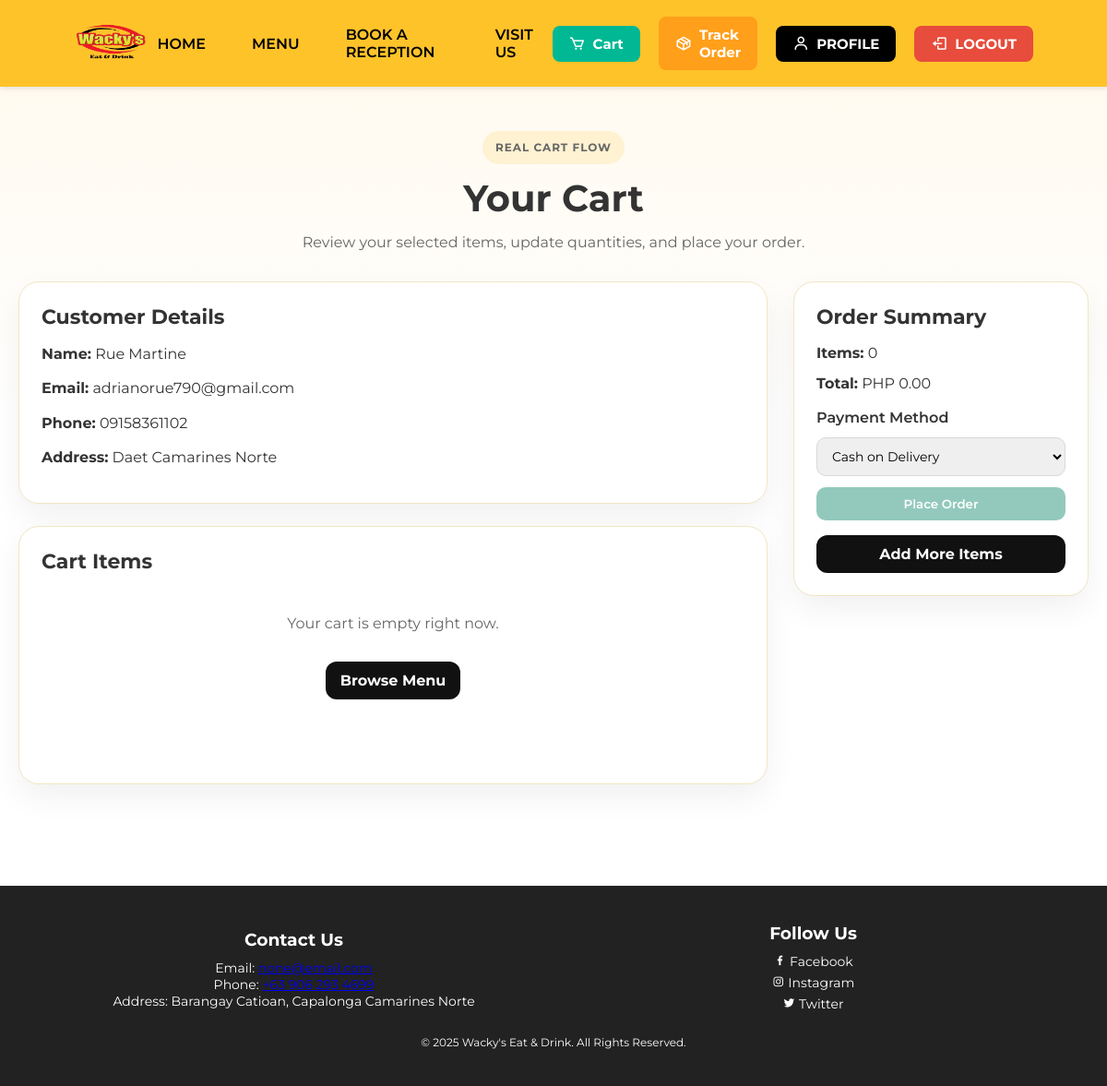
/cart.php (signed in), run on the app's committed database.
### tables this page shows
CREATE TABLE `users` (
  `UserID` int(11) NOT NULL,
  `fullName` varchar(100) DEFAULT NULL,
  `email` varchar(100) NOT NULL,
  `password` varchar(500) NOT NULL,
  `PhoneNumber` varchar(15) DEFAULT NULL,
  `Address` text DEFAULT NULL,
  `Role` enum('Customer','Admin') DEFAULT 'Customer',
  `CreatedAt` datetime DEFAULT current_timestamp()
);

### cart.php (the view, shortened to what this page needs)
<?php
include_once 'conn.php';
$userId = (int) $_SESSION['user_id'];
$profileStmt = $conn->prepare("SELECT fullName, email, PhoneNumber, Address FROM users WHERE UserID = ?");
$userProfile = null;
if ($profileStmt) {
    $profileStmt->bind_param("i", $userId);
    $profileStmt->execute();
    $userProfile = $profileStmt->get_result()->fetch_assoc();
}
$cartItems = [];
$cartTotal = 0.0;
?>
<!DOCTYPE html>
<html lang="en">
<head>
    <link rel="stylesheet" href="cart.css">
    <link href='https://unpkg.com/boxicons@2.1.4/css/boxicons.min.css' rel='stylesheet'>
</head>
<body>
    <nav>
        <div class="logo">
            <img src="assets/wackys_Logo.png" alt="Wacky's Logo">
        </div>
        <ul class="nav-links">
            <li><a href="dashboard.php">HOME</a></li>
            <li><a href="menu.php">MENU</a></li>
            <li><a href="book.php">BOOK A RECEPTION</a></li>
            <li><a href="location.php">VISIT US</a></li>
        </ul>
        <div class="nav-buttons">
            <a href="cart.php" class="cart-btn">
                <i class='bx bx-cart'></i> Cart
            </a>
            <a href="track.php" class="order-btn">
                <i class='bx bx-package'></i> Track Order
            </a>
            <?php if (isset($_SESSION['user_id'])): ?>
                <a href="profile.php" class="login-btn">
                    <i class='bx bx-user'></i> PROFILE
                </a>
                <a href="logout.php" class="login-btn" style="background: #e74c3c;">
                    <i class='bx bx-log-out'></i> LOGOUT
                </a>
            <?php else: ?>
                <a href="login.php" class="login-btn">
                    <i class='bx bx-user'></i> LOGIN
                </a>
            <?php endif; ?>
        </div>
    </nav>
    <section class="cart-section">
        <div class="container">
            <div class="cart-page-header">
                <p class="eyebrow">Real Cart Flow</p>
                <h1>Your Cart</h1>
                <p>Review your selected items, update quantities, and place your order.</p>
            </div>
            <div class="cart-wrapper">
                <div class="cart-main">
                    <div class="address-box">
                        <h2>Customer Details</h2>
                        <div class="address-details">
                            <p><strong>Name:</strong> <?php echo htmlspecialchars($userProfile['fullName'] ?? 'Not set yet'); ?></p>
                            <p><strong>Email:</strong> <?php echo htmlspecialchars($userProfile['email'] ?? 'Not set yet'); ?></p>
                            <p><strong>Phone:</strong> <?php echo htmlspecialchars($userProfile['PhoneNumber'] ?? 'Not set yet'); ?></p>
                            <p><strong>Address:</strong> <?php echo htmlspecialchars($userProfile['Address'] ?? 'Please add your address in the database profile first.'); ?></p>
                        </div>
                    </div>
                    <div class="cart-items">
                        <h2>Cart Items</h2>
                        <?php if (empty($cartItems)): ?>
                            <div class="empty-cart">
                                <p>Your cart is empty right now.</p>
                                <a href="menu.php" class="continue-btn">Browse Menu</a>
                            </div>
                        <?php endif; ?>
                    </div>
                </div>
                <div class="cart-summary">
                    <h3>Order Summary</h3>
                    <p><strong>Items:</strong> <?php echo count($cartItems); ?></p>
                    <p><strong>Total:</strong> PHP <?php echo number_format($cartTotal, 2); ?></p>
                    <form action="cart.php" method="POST" class="checkout-form">
                        <label for="payment_method">Payment Method</label>
                        <select id="payment_method" name="payment_method">
                            <option value="Cash on Delivery">Cash on Delivery</option>
                        </select>
                        <button type="submit" class="confirm-order-btn" <?php echo empty($cartItems) ? 'disabled' : ''; ?>>
                            Place Order
                        </button>
                    </form>
                    <a href="menu.php" class="continue-btn secondary">Add More Items</a>
                </div>
            </div>
        </div>
    </section>
    <footer>
        <div class="footer-content">
            <div class="contact-info">
                <h3>Contact Us</h3>
                <p>Email: <a href="mailto:contact@wackys.com">none@email.com</a></p>
                <p>Phone: <a href="tel:+123456789">+63 906 293 4699</a></p>
                <p>Address: Barangay Catioan, Capalonga Camarines Norte</p>
            </div>
            <div class="social-media">
                <h3>Follow Us</h3>
                <a href="https://facebook.com" target="_blank"><i class='bx bxl-facebook'></i> Facebook</a>
                <a href="https://instagram.com" target="_blank"><i class='bx bxl-instagram'></i> Instagram</a>
                <a href="https://twitter.com" target="_blank"><i class='bx bxl-twitter'></i> Twitter</a>
            </div>
        </div>
        <div class="footer-bottom">
            <p>&copy; 2025 Wacky's Eat & Drink. All Rights Reserved.</p>
        </div>
    </footer>
</body>
</html>

### cart.css (style rules this page uses)
* { margin: 0; padding: 0; box-sizing: border-box; font-family: 'Montserrat', sans-serif; }
body { background: linear-gradient(180deg, #fff9ec 0%, #ffffff 38%); color: #333; }
nav { background-color: #FFC32A; display: flex; justify-content: space-between; align-items: center; padding: 15px 80px; box-shadow: 0 2px 5px rgba(0,0,0,0.1); }
nav .logo img { height: 60px; }
nav .nav-links { list-style: none; display: flex; gap: 30px; padding: 0; margin: 0; }
nav .nav-links li { display: flex; align-items: center; }
nav .nav-links a { color: #000; font-weight: 600; text-decoration: none; transition: color 0.2s ease; padding: 6px 10px; border-radius: 6px; }
.nav-buttons { display: flex; align-items: center; gap: 10px; }
.nav-buttons a, .nav-buttons button { display: inline-flex; align-items: center; gap: 8px; padding: 10px 18px; border: none; border-radius: 8px; font-weight: bold; font-size: 15px; text-decoration: none; cursor: pointer; transition: background 0.3s ease; margin-left: 10px; }
.cart-btn { background-color: #00b894; color: white; }
.order-btn { background-color: #ff9f1a; color: white; }
.login-btn { background-color: #000000; color: white; }
.nav-buttons i { font-size: 18px; }
.cart-section { padding: 48px 20px 60px; }
.container { max-width: 1180px; margin: auto; }
.cart-page-header { max-width: 760px; margin: 0 auto 28px; text-align: center; }
.eyebrow { display: inline-block; margin-bottom: 12px; padding: 8px 14px; border-radius: 999px; background: rgba(255, 195, 42, 0.16); color: #946200; font-size: 12px; font-weight: 700; letter-spacing: 0.08em; text-transform: uppercase; }
.cart-page-header h1 { font-size: 40px; margin-bottom: 10px; }
.cart-page-header p { color: #666; line-height: 1.7; }
.cart-wrapper { display: flex; align-items: flex-start; gap: 28px; }
.cart-main { display: grid; gap: 24px; flex: 1; }
.address-box, .cart-items, .cart-summary { width: 100%; padding: 24px; border-radius: 22px; background-color: white; border: 1px solid #f2e5c4; box-shadow: 0 14px 34px rgba(0, 0, 0, 0.06); }
.address-box h2 { font-size: 22px; margin-bottom: 14px; }
.address-details p { margin-bottom: 12px; line-height: 1.6; }
.cart-items { min-height: 280px; }
.cart-items h2 { font-size: 22px; margin-bottom: 20px; }
.quantity-form input, .checkout-form select { padding: 10px 12px; border: 1px solid #d9d9d9; border-radius: 10px; font-size: 14px; }
.update-btn, .continue-btn { display: inline-flex; align-items: center; justify-content: center; padding: 11px 16px; border: none; border-radius: 12px; font-weight: 700; text-decoration: none; cursor: pointer; }
.cart-summary { width: 320px; position: sticky; top: 24px; }
.cart-summary h3 { font-size: 22px; margin-bottom: 16px; }
.cart-summary p { font-size: 16px; margin-bottom: 14px; }
.checkout-form { display: grid; gap: 12px; margin-top: 18px; }
.checkout-form label { font-weight: 600; }
.confirm-order-btn { background-color: #00b894; color: white; border: none; padding: 10px 20px; border-radius: 10px; font-weight: 600; width: 100%; cursor: pointer; }
.confirm-order-btn:disabled { background-color: #92c9bc; cursor: not-allowed; }
.continue-btn { background-color: #111; color: white; margin-top: 16px; }
.continue-btn.secondary { width: 100%; }
.empty-cart { padding: 24px 0; text-align: center; }
.empty-cart p { margin-bottom: 16px; color: #666; }
footer { background-color: #222; color: white; padding: 40px 20px; margin-top: 50px; text-align: center; }
footer .footer-content { display: flex; justify-content: center; align-items: center; margin-bottom: 20px; }
footer .contact-info, footer .social-media { width: 45%; text-align: center; }
footer .footer-content h3 { margin-bottom: 10px; }
footer .contact-info p, footer .social-media a { font-size: 14px; }
footer .social-media a { display: block; margin: 5px 0; color: white; text-decoration: none; }
footer .footer-bottom { font-size: 12px; margin-top: 20px; }

### data on the page
users: fullName "Rue Martine", email "adrianorue790@gmail.com", PhoneNumber "09158361102", Address "Daet Camarines Norte"

### other printed values
count($cartItems) "0"
$cartTotal "0.00"
